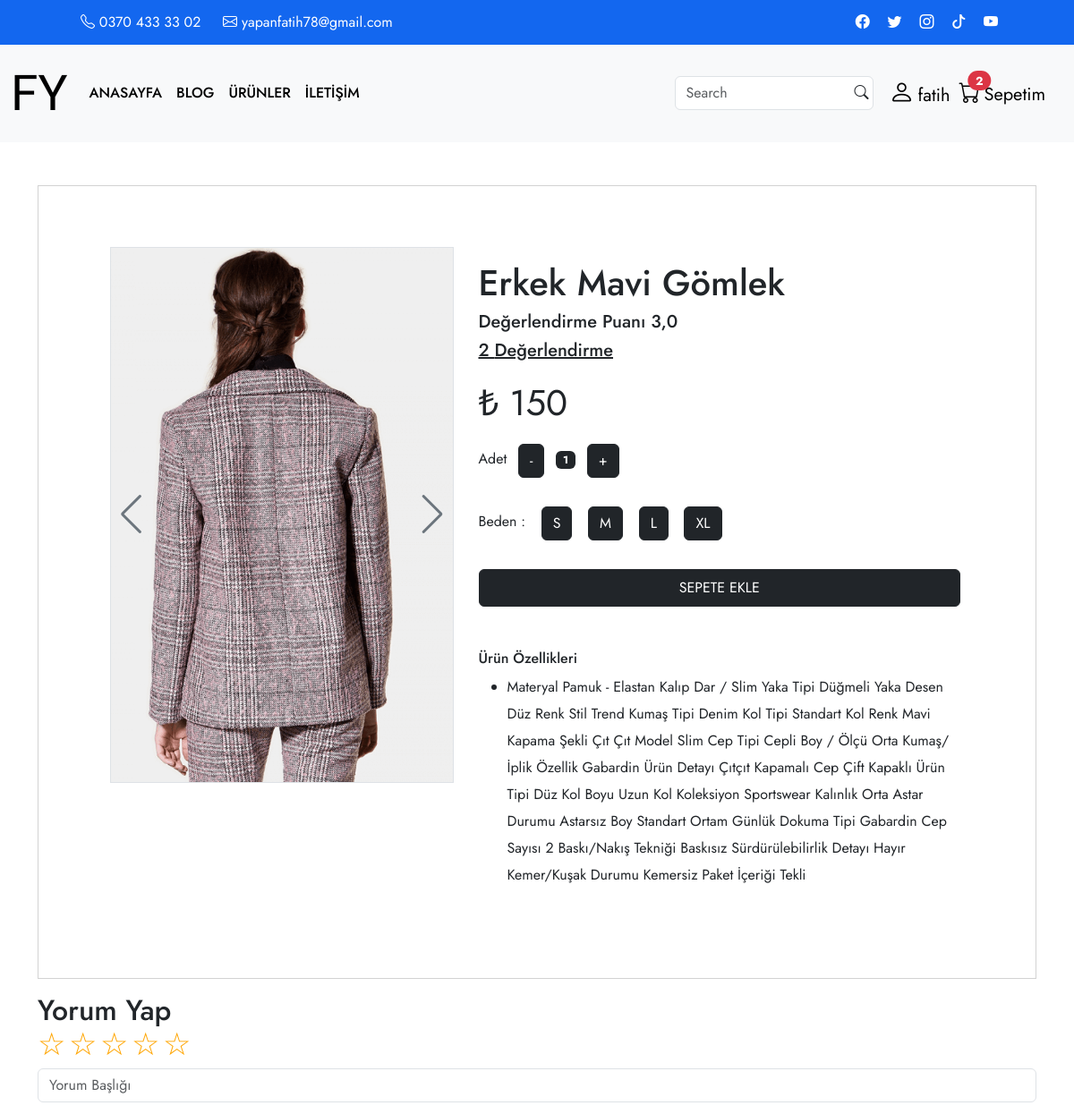
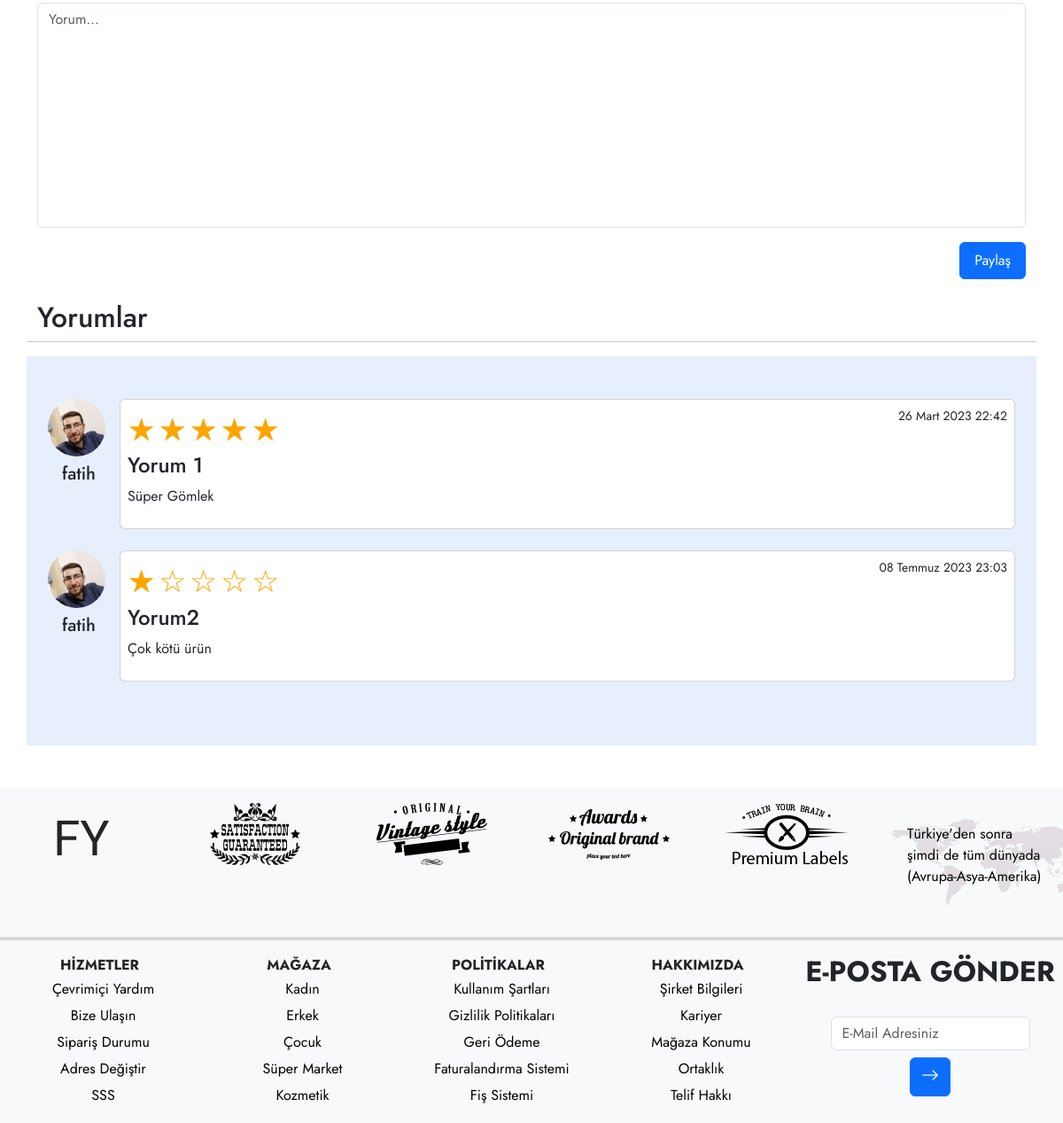
The page /detail/erkek-mavi-gomlek/ (signed in) on the database its author committed (2 pictures, top to bottom).
### appBitirme/models.py (models this page shows, shortened)
class Card(models.Model):
    user = models.ForeignKey(User, verbose_name=("Kullanıcı"), on_delete=models.CASCADE, null=True)
    title = models.CharField(("Ürün Adı"),max_length=50)
    text = models.TextField(("Ürün Özellikleri"), null=True , max_length=1000)
    price = models.IntegerField(("Ürün Fiyatı"))
    image = models.FileField(("Ürün Resmi"), upload_to='', max_length=100)
    slug = models.SlugField(blank=True, null=True, unique=True, db_index=True)
    categorys = models.ManyToManyField(Category, verbose_name=("category"))
    stars = models.FloatField(("Puan"),null=True, default=0)

class Comment(models.Model):
    card = models.ForeignKey(Card, verbose_name=("Kart"), on_delete=models.CASCADE)
    title = models.CharField(("Yorum Başlığı"), max_length=50)
    text = models.TextField(("Yorum"), max_length=1000)
    user = models.ForeignKey(User, verbose_name=("Yorumcu"), on_delete=models.CASCADE, null=True)
    date_now = models.DateTimeField(("Paylaşım Zamanı"),auto_now_add=True)
    star = models.IntegerField(("Yorum Puanı"), default=0)

class UserInfo(models.Model):
    user = models.ForeignKey(User, verbose_name=("Kullanıcı"), on_delete=models.CASCADE)
    password = models.CharField(("Şifre"), max_length=50)
    phone_number = models.CharField(("05---------"), max_length=50, null=True, default='Telefon Numarası')
    address = models.CharField(("Adres"), max_length=100, default='Adres')
    image = models.FileField(("Profil Fotoğrafı"), upload_to=None, max_length=100, default='None/defaultProfil.webp')
    urunadet = models.IntegerField(("Ürün Adet"),null=True, blank=True,default=0)

### appBitirme/views.py (the view, shortened to what this page needs)
# urls.py: path('detail/<slug>/', detail, name='detail'),
def detail(request,slug):
    card = get_object_or_404(Card, slug = slug)
    comments = Comment.objects.filter(card=card).order_by('-star')
    userinfo = UserInfo.objects.get(user=request.user)
    puan= 0
    listprice = []
    listbeden = []
    listnumara = []
    ebeden = EBeden.objects.filter(card=card)
    anumara = ANumara.objects.filter(card=card)
    for i in range(len(ebeden)):
        listprice.append(ebeden[i].price)
        listbeden.append(ebeden[i].beden.slug)
    for i in range(len(anumara)):
        listprice.append(anumara[i].price)
        listnumara.append(anumara[i].beden.title)
    context = {
        "card" : card,
        'urunAdet':urunAdet(request),
        'comments':comments,
        'userinfo':userinfo,
        'listprice':listprice,
        'listbeden':listbeden,
        'listnumara':listnumara,
    }
    return render(request, 'detail.html', context)

### appBitirme/views.py (called while the page is built)
def urunAdet(request):
    if request.user.is_authenticated:
        return SepetUrun.objects.filter(user=request.user)
    else:
        return None

### appBitirme/templates/detail.html (shortened to what this page needs)
{% extends 'base.html' %}
{% load static %}
{% block content %}
<form method="POST">
<div class="container mt-5">
    <div class="row">
        <div class="col">
            <div class="card d-flex rounded-0" style="width: 100%;">
                <div class="row m-5">
                      <div class="col-5">
                        <div style="--swiper-navigation-color: #fff; --swiper-pagination-color: #fff" class="swiper mySwiper2">
                          <div class="swiper-wrapper">
                            <div class="swiper-slide border border-1">
                              <img src="{{ card.image.url }}"  />
                            </div>
                          </div>
                          <div class="swiper-button-next text-secondary"></div>
                          <div class="swiper-button-prev text-secondary"></div>
                        </div>
                        <div thumbsSlider="" class="swiper mySwiper3">
                          <div class="swiper-wrapper">
                            <div class="swiper-slide border border-1">
                              <img src="{{ card.image.url }}"/>
                            </div>
                            <div class="swiper-slide border border-1">
                              <img src="{{ card.image.url }}" />
                            </div>
                            <div class="swiper-slide border border-1">
                              <img src="{{ card.image.url }}" />
                            </div>
                            <div class="swiper-slide border border-1">
                              <img src="{{ card.image.url }}" />
                            </div>
                          </div>
                        </div>
                      </div>
                    <div class="card-body col-7 d-flex justify-content-around flex-column">
                      <h1 class="card-title">{{ card.title }}</h1>
                      <h5>Değerlendirme Puanı {{ card.stars }} </h5>
                      <a href="#yorum" class="text-dark w-50"><h5 class="mb-3">{{ comments|length }} Değerlendirme</h5></a>
                      <p class="card-text fs-1" id="cardprice">₺ {{ listprice|first }}</p>
                      <div class="col-auto">
                        <ul class="list-inline pb-3">
                            <li class="list-inline-item text-right">
                                Adet
                            </li>
                            <li class="list-inline-item"><span class="btn btn-dark" id="btn-minus">-</span></li>
                            <li class="list-inline-item"><span class="badge bg-dark" id="var-value">1</span></li>
                            <li class="list-inline-item"><span class="btn btn-dark" id="btn-plus">+</span></li>
                        </ul>
                    </div>
                    {% if listbeden %}
                    <div>
                      <ul class="list-inline pb-3">
                        <li class="list-inline-item">Beden :
                        </li>
                        <li class="list-inline-item">
                            <label for="sizeS" class="btn btn-dark">S</label>
                        </li>
                        <li class="list-inline-item">
                            <label for="sizeM" class="btn btn-dark">M</label>
                        </li>
                        <li class="list-inline-item">
                            <label for="sizeL" class="btn btn-dark">L</label>
                        </li>
                        <li class="list-inline-item">
                            <label for="sizeXL" class="btn btn-dark">XL</label>
                        </li>
                    </ul>
                    </div>
                    {% endif %}
                    <form method="POST">
                    {% if request.user.is_authenticated %}
                    <button type="submit" name="submit" value="sepetbuton" class="btn btn-dark py-2">SEPETE EKLE</button>
                      {% else %}
                      <a href="{% url 'uyelik' %}" class="btn btn-dark py-2">SEPETE EKLE</a>
                    {% endif %}
                  </form>
                      <div class="mt-5">
                        <h6>Ürün Özellikleri</h6>
                        <ul>
                          <li style="line-height: 30px;">{{ card.text }}</li>
                        </ul>
                      </div>
                    </div>
                   </div>
            </div>
        </div>
        <div class="col-12">
          <h2 class="mt-3">Yorum Yap</h2>
          <form method="POST">
            <div class="rating">
              <input type="radio" name="rating" value="5" id="5"><label for="5">☆</label>
              <input type="radio" name="rating" value="4" id="4"><label for="4">☆</label>
              <input type="radio" name="rating" value="3" id="3"><label for="3">☆</label>
              <input type="radio" name="rating" value="2" id="2"><label for="2">☆</label>
              <input type="radio" name="rating" value="1" id="1"><label for="1">☆</label>
            </div>
            <input type="text" class="form-control my-3" name="title" placeholder="Yorum Başlığı">
            <textarea name="text" cols="30" rows="10" placeholder="Yorum..." class="form-control my-3" style="resize: none;"></textarea>
            <button type="submit" name="submit" value="butonYorum" class="btn btn-primary mt-3 d-block ms-auto px-3 py-2">Paylaş</button>
          </form>
        </div>
        <h2 class="mt-4" id="yorum">Yorumlar</h2>
        <hr>
        <section style="background-color: #e7effd;">
          <div class="container py-5 text-dark">
            <div class="row">
              {% for i in comments %}
              <div class="col-12">
                <div class="d-flex flex-start mb-4">
                  <div class="d-flex flex-column">
                    <img class="rounded-circle shadow-1-strong me-3"
                    src="{{ userinfo.image.url }}" alt="avatar" width="65"
                    height="65"/>
                    <h5 class="ms-3 mt-2">{{ i.user }}</h5>
                  </div>
                  <div class="card w-100 p-2">
                    <div class="card-body p-0 d-flex flex-column">
                      <div class="d-flex justify-content-between">
                       <div class="d-flex">
                        {% for star in '12345'|make_list %}
                        {% if star|add:'0' <= i.star %}
                        <p class="star-full m-0 ">☆</p>
                        {% else %}
                        <p class="star m-0">☆</p>
                        {% endif %}
                         {% endfor %}
                        </div>
                        <p class="small">{{ i.date_now }}</p>
                                </div>
                                <h4>{{ i.title }}</h4>
                                <div class="d-flex justify-content-between">
                                  <p>{{ i.text }}</p>
                                </div>
                      </div>
                    </div>
                  </div>
                </div>
               {% endfor %}
              </div>
            </div>
          </div>
    </div>
</form>
{% endblock content %}

### appBitirme/templates/partials/_navbar.html (shortened to what this page needs)
 {% load static %}
        <div class="container-fluid iletisim">
            <div class="tel_mail">
                <a href="#" title="Telefon Numarası"><i class="bi bi-telephone"></i> 0370 433 33 02</a>
                <a href="#" title="E-Posta Adresi"><i class="bi bi-envelope"></i> yapanfatih78@gmail.com</a>
            </div>
            <div class="sosyal_medya">
                <a href="#" title="Facebook"><i class="bi bi-facebook"></i></a>
                <a href="#" title="Twitter"><i class="bi bi-twitter"></i></a>
                <a href="#" title="İnstagram"><i class="bi bi-instagram"></i></a>
                <a href="#" title="Tiktok"><i class="bi bi-tiktok"></i></a>
                <a href="#" title="Youtube"><i class="bi bi-youtube"></i></a>
            </div>
        </div>
        <nav class="navbar navbar-expand-lg bg-light">
          <div class="container-fluid">
            <a class="navbar-brand" href="/">FY</a>
            <div class="collapse navbar-collapse" id="navbarSupportedContent">
              <ul class="navbar-nav me-auto mb-2 mb-lg-0">
                <li class="nav-item">
                  <a class="nav-link {% if request.path == '/' %}active{% endif %}
                    " aria-current="page" href="/">ANASAYFA</a>
                </li>
                <li class="nav-item">
                  <a class="nav-link" href="#">BLOG</a>
                </li>
                <li class="nav-item">
                  <a class="nav-link {% if request.path == '/magaza/' %}active{% endif %}" href="{% url 'magaza' %}">ÜRÜNLER</a>
                </li>
                <li class="nav-item">
                  <a class="nav-link {% if request.path == '/iletisim/' %}active{% endif %}" href="{% url 'iletisim' %}">İLETİŞİM</a>
                </li>
              </ul>
              <form action="{% url 'search' %}" method="get" class="d-flex position-relative">
                <input type="text" class="form-control me-2" name="q" placeholder="Search">
                <button type="submit" class="btn ps-0 position-absolute end-0"><i class="bi bi-search"></i></button>
              </form>
               <div class="bg-light icon profil">
                    {% if request.user.is_authenticated %}
                    <ul class="d-inline-block p-0 m-0">
                      <li class="nav-item dropdown position-relative" style="list-style-type: none;"><a class="nav-link {% if request.path == '/profil/' %}active{% endif %}"><i class="bi bi-person fs-3"></i><span class="fs-5 ms-1">{{ request.user }}</span>
                      </a>
                        </li>
                      </ul>
                      <a href="{% url 'sepet' %}" title="Sepetim" class="position-relative {% if request.path == '/sepet/' %}active{% endif %}">
                        <i class="bi bi-cart"></i><span class="fs-5 ms-1">Sepetim</span>
                        <span id="item-count" class="position-absolute top-0 end-50 translate-middle badge rounded-pill bg-danger mt-1">{{ urunAdet|length }}</span>
                      </a>
                    {% else %}
                        <a href="{% url 'uyelik' %}" title="Giriş Yap " class="btn btn-outline-success text-success">Giriş Yap</a>
                        <a href="{% url 'uyekayit' %}" title="Üye Ol" class="btn btn-outline-success text-success">Üye Ol</a>
                    {% endif %}
              </div>
            </div>
          </div>
        </nav>

### appBitirme/static/css/index/index.css (style rules this page uses)
* { margin: 0; padding: 0; box-sizing: border-box; font-family: 'Jost', sans-serif; }
.iletisim { height: 50px; background-color: #1367ef; display: flex; justify-content: space-between; padding: 0 70px; align-items: center; }
.tel_mail a { color: white; text-decoration: none; margin-left: 20px; }
.sosyal_medya a { color: white; margin-right: 15px; }
.icon { display: flex; align-items: center; justify-content: center; padding: 10px; }
.icon a { text-decoration: none; color: black; font-size: 1.5rem; margin-right: 10px; }
.icon a span { font-size: 13px; }
.navbar-nav a { color: black; font-weight: 500; }
.navbar-brand { font-size: 55px; font-family: 'Dancing Script', cursive; }

### appBitirme/templates/detail.html (style rules this page uses)
.swiper { width: 100%; height: 300px; margin-left: auto; margin-right: auto; }
.swiper-slide { background-size: cover; background-position: center; }
.mySwiper2 { height: 80%; width: 100%; }
.mySwiper3 { height: 20%; box-sizing: border-box; padding: 10px 0; }
.mySwiper3 .swiper-slide { width: 25%; height: 100%; opacity: 0.4; }
.mySwiper3 .swiper-slide-thumb-active { opacity: 1; }
.swiper-slide img { display: block; width: 100%; height: 100%; object-fit: cover; }
.card { position: relative; display: flex; flex-direction: column; min-width: 0; padding: 20px; width: 100%; word-wrap: break-word; background-color: #fff; background-clip: border-box; border-radius: 6px; }
.rating { display: flex; margin-top: -15px; flex-direction: row-reverse; float: left; }
.star,.star-full { position: relative; width: 35px; font-size: 35px !important; color: orange; cursor: pointer; }
.star-full::before { content: "\2605"; position: absolute; opacity: 1 }
.rating>label { position: relative; width: 35px; font-size: 35px !important; color: orange; cursor: pointer; }
.rating>label::before { content: "\2605"; position: absolute; opacity: 0 }

### rows shown on the page
Card: image (picture), title "Erkek Mavi Gömlek", stars "3,0", text "Materyal Pamuk - Elastan Kalıp Dar / Slim Yaka Tipi Düğmeli Yaka Desen Düz Renk Stil Trend Kumaş Tipi Denim Kol Tipi Standart Kol Renk Mavi Kapama Şekli Çıt Çıt Model Slim Cep Tipi Cepli Boy / Ölçü Orta Kumaş/İplik Özellik Gabardin Ürün Detayı Çıtçıt Kapamalı Cep Çift Kapaklı Ürün Tipi Düz Kol Boyu Uzun Kol Koleksiyon Sportswear Kalınlık Orta Astar Durumu Astarsız Boy Standart Ortam Günlük Dokuma Tipi Gabardin Cep Sayısı 2 Baskı/Nakış Tekniği Baskısız Sürdürülebilirlik Detayı Hayır Kemer/Kuşak Durumu Kemersiz Paket İçeriği Tekli"
Comment: image (picture), user "fatih", date_now "26 Mart 2023 22:42", title "Yorum 1", text "Süper Gömlek"
Comment: image (picture), user "fatih", date_now "08 Temmuz 2023 23:03", title "Yorum2", text "Çok kötü ürün"

### other values the page prints
{{ request.user }} "fatih"
{{ urunAdet|length }} "2"
{{ comments|length }} "2"
{{ listprice|first }} "150"
